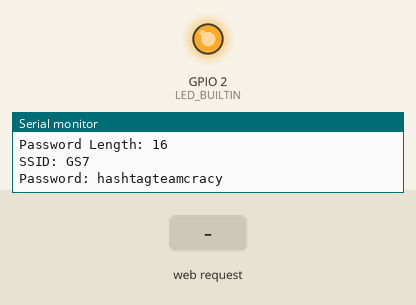
Simulated run of this sketch. Board: ESP8266 (NodeMCU). Shown: output pins drawn as LEDs (lit = HIGH, except the on-board LED, lit = LOW), the last lines printed to the serial monitor. Dashed ring = blinking. The test bench sets the inputs (shaded band). EEPROM starts erased.

Above: at 1.3 s.
1.4 s: HTTP request GET /ledblink?hh=1 received
At 1.95 s:
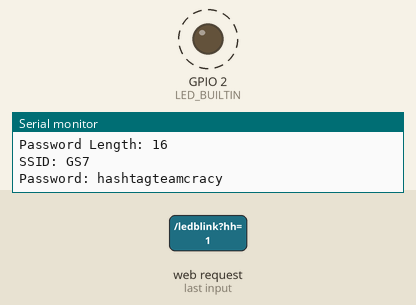
At 3.0 s:
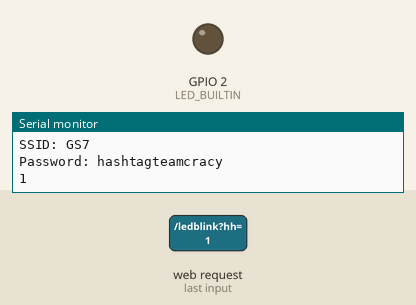
Timing chart, 0 to 4.5 s (numbered marks = the images above; inputs shaded):
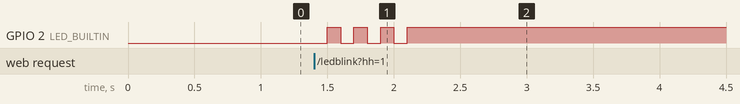

The sketch:

ESPStationMode.ino
```cpp
#include <ESP8266WiFi.h>
#include <WiFiClient.h>
#include <ESP8266WebServer.h>
#include <EEPROM.h>

#include "index.h"

const String ssid = "ESPAccess";
const String password = "thereisnospoon";

ESP8266WebServer server(80);

void handleRoot() {
  String s = MAIN_page; //Read HTML contents
  server.send(200, "text/html", s); //Send web page

  digitalWrite(LED_BUILTIN, LOW);
  delay(100);
  digitalWrite(LED_BUILTIN, HIGH);
  delay(100);
  digitalWrite(LED_BUILTIN, LOW);
  delay(100);
  digitalWrite(LED_BUILTIN, HIGH);
  delay(100);
}

void handleBlink() {
  digitalWrite(LED_BUILTIN, LOW);
  delay(100);
  digitalWrite(LED_BUILTIN, HIGH);
  delay(100);
  digitalWrite(LED_BUILTIN, LOW);
  delay(100);
  digitalWrite(LED_BUILTIN, HIGH);
  delay(100);
  digitalWrite(LED_BUILTIN, LOW);
  delay(100);
  digitalWrite(LED_BUILTIN, HIGH);
  delay(100);
  digitalWrite(LED_BUILTIN, LOW);
  delay(100);
  digitalWrite(LED_BUILTIN, HIGH);
  delay(100);

  Serial.println(server.arg("hh"));
  server.send(200, "text/html", "HelloWorld!");
}

void storeCredentialsInEEPROM(String ssid, String password) {

  EEPROM.begin(100);

  int addr = 0;

  int ssidLength = ssid.length();
  int passwordLength = password.length();

  //Put sizes of SSID and Password
  EEPROM.put(addr, ssidLength);
  EEPROM.put(addr + sizeof(int), passwordLength);

  //Put SSID
  for(int i = 0; i < ssidLength; i++){
    EEPROM.put(addr + sizeof(int) + sizeof(int) + i, ssid[i]);
  }

  for(int i = 0; i < passwordLength; i++){
    EEPROM.put(addr + sizeof(int) + sizeof(int) + ssidLength + i, password[i]);
  }

  EEPROM.commit();

  Serial.println("Put in EEPROM Successful");


}

void getFromEEPROM() {

  EEPROM.begin(100);

  int addr = 0;

  int ssidLength = 0;
  int passwordLength = 0;

  EEPROM.get(addr, ssidLength);
  EEPROM.get(addr + sizeof(int), passwordLength);

  //Read SSID from memory
  char ssidFromEEPROM[ssidLength + 1];

  for(int i = 0; i < ssidLength; i++){
    EEPROM.get(addr + sizeof(int) + sizeof(int) + i, ssidFromEEPROM[i]);
  }
  ssidFromEEPROM[ssidLength] = '\0';

  //Read password from memory
  char passwordFromEEPROM[passwordLength + 1];

  for(int i = 0; i < passwordLength; i++){
    EEPROM.get(addr + sizeof(int) + sizeof(int) + ssidLength + i, passwordFromEEPROM[i]);
  }
  passwordFromEEPROM[passwordLength] = '\0';

  Serial.println("");
  Serial.print("SSID Length: ");
  Serial.println(ssidLength);
  Serial.print("Password Length: ");
  Serial.println(passwordLength);

  Serial.print("SSID: ");
  Serial.println(String(ssidFromEEPROM));

  Serial.print("Password: ");
  Serial.println(String(passwordFromEEPROM));

}

void setup() {

  pinMode(LED_BUILTIN, OUTPUT);

  Serial.begin(9600);
  delay(10);
  Serial.println('\n');

  WiFi.softAP(ssid, password);
  Serial.print("Access Point: ");
  Serial.println(ssid);

  Serial.print("IP Address: ");
  Serial.println(WiFi.softAPIP());

  server.on("/", handleRoot);
  server.on("/ledblink", handleBlink);

  server.begin();
  Serial.println("HTTP Server Started");

  Serial.print("Size of SSID: ");
  Serial.println(sizeof(ssid));

  Serial.print("Size of Password: ");
  Serial.println(sizeof(password));

  storeCredentialsInEEPROM("GS7", "hashtagteamcracy");
  getFromEEPROM();
}

void loop() {
  server.handleClient();
}
```

index.h
```cpp
const char MAIN_page[] PROGMEM = R"=====(
<HTML>
	<HEAD>
			<TITLE>My first web page</TITLE>
	</HEAD>
<BODY>
	<CENTER>
			<B>Hello World.... </B>
	</CENTER>
</BODY>
</HTML>
)=====";
```

Measured:
- after the input at 1.4 s, GPIO 2 (LED_BUILTIN): alternates HIGH for 0.10 s and LOW for 0.10 s, 7 changes in all, then stays HIGH, starting after 0.10 s
